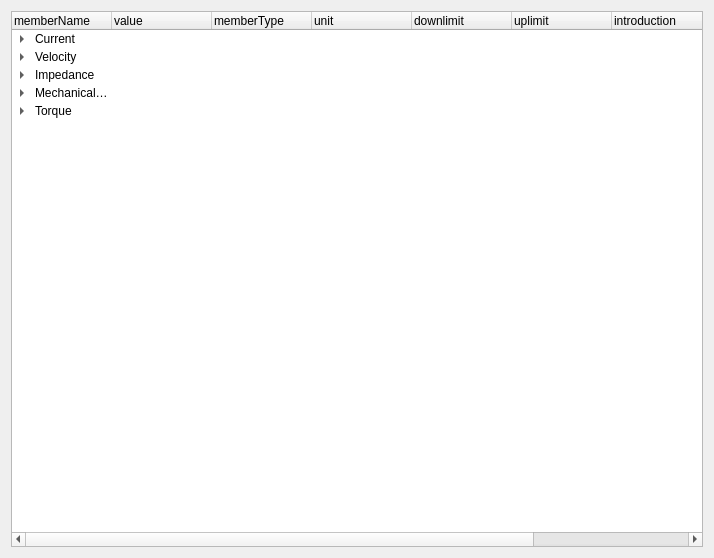
<?xml version="1.0" encoding="UTF-8"?>
<ui version="4.0">
 <class>Form</class>
 <widget class="QWidget" name="Form">
  <property name="geometry">
   <rect>
    <x>0</x>
    <y>0</y>
    <width>714</width>
    <height>558</height>
   </rect>
  </property>
  <property name="windowTitle">
   <string>Form</string>
  </property>
  <layout class="QVBoxLayout" name="verticalLayout">
   <item>
    <widget class="QTreeWidget" name="treeWidget">
     <column>
      <property name="text">
       <string>memberName</string>
      </property>
     </column>
     <column>
      <property name="text">
       <string>value</string>
      </property>
     </column>
     <column>
      <property name="text">
       <string>memberType</string>
      </property>
     </column>
     <column>
      <property name="text">
       <string>unit</string>
      </property>
     </column>
     <column>
      <property name="text">
       <string>downlimit</string>
      </property>
     </column>
     <column>
      <property name="text">
       <string>uplimit</string>
      </property>
     </column>
     <column>
      <property name="text">
       <string>introduction</string>
      </property>
     </column>
     <column>
      <property name="text">
       <string>framAddr</string>
      </property>
     </column>
     <column>
      <property name="text">
       <string>chineseName</string>
      </property>
     </column>
     <item>
      <property name="text">
       <string>Current</string>
      </property>
      <property name="text">
       <string/>
      </property>
      <property name="text">
       <string/>
      </property>
      <property name="text">
       <string/>
      </property>
      <property name="text">
       <string/>
      </property>
      <property name="text">
       <string/>
      </property>
      <property name="text">
       <string/>
      </property>
      <property name="text">
       <string/>
      </property>
      <property name="text">
       <string>电流</string>
      </property>
      <item>
       <property name="text">
        <string>gSevDrv.sev_obj.cur.mot.Imax_1</string>
       </property>
       <property name="text">
        <string>1.7</string>
       </property>
       <property name="text">
        <string>Uint16</string>
       </property>
       <property name="text">
        <string>A</string>
       </property>
       <property name="text">
        <string>0</string>
       </property>
       <property name="text">
        <string>0</string>
       </property>
       <property name="text">
        <string>NULL</string>
       </property>
       <property name="text">
        <string>101</string>
       </property>
       <property name="text">
        <string>峰值电流</string>
       </property>
      </item>
      <item>
       <property name="text">
        <string>gSevDrv.sev_obj.cur.mot.Irat_1</string>
       </property>
       <property name="text">
        <string>10</string>
       </property>
       <property name="text">
        <string>Uint16</string>
       </property>
       <property name="text">
        <string>A</string>
       </property>
       <property name="text">
        <string>0</string>
       </property>
       <property name="text">
        <string>0</string>
       </property>
       <property name="text">
        <string>NULL</string>
       </property>
       <property name="text">
        <string>100</string>
       </property>
       <property name="text">
        <string>额定电流</string>
       </property>
      </item>
     </item>
     <item>
      <property name="text">
       <string>Velocity</string>
      </property>
      <property name="text">
       <string/>
      </property>
      <property name="text">
       <string/>
      </property>
      <property name="text">
       <string/>
      </property>
      <property name="text">
       <string/>
      </property>
      <property name="text">
       <string/>
      </property>
      <property name="text">
       <string/>
      </property>
      <property name="text">
       <string/>
      </property>
      <property name="text">
       <string>速度</string>
      </property>
      <item>
       <property name="text">
        <string>gSevDrv.sev_obj.cur.mot.Sct_1</string>
       </property>
       <property name="text">
        <string>3000</string>
       </property>
       <property name="text">
        <string>Uint16</string>
       </property>
       <property name="text">
        <string>rpm</string>
       </property>
       <property name="text">
        <string>0</string>
       </property>
       <property name="text">
        <string>0</string>
       </property>
       <property name="text">
        <string>NULL</string>
       </property>
       <property name="text">
        <string>102</string>
       </property>
       <property name="text">
        <string>额定转速</string>
       </property>
      </item>
      <item>
       <property name="text">
        <string>gSevDrv.sev_obj.cur.mot.Srat_1</string>
       </property>
       <property name="text">
        <string>200</string>
       </property>
       <property name="text">
        <string>Uint16</string>
       </property>
       <property name="text">
        <string>%</string>
       </property>
       <property name="text">
        <string>0</string>
       </property>
       <property name="text">
        <string>0</string>
       </property>
       <property name="text">
        <string>NULL</string>
       </property>
       <property name="text">
        <string>103</string>
       </property>
       <property name="text">
        <string>过速百分比</string>
       </property>
      </item>
      <item>
       <property name="text">
        <string>gSevDrv.sev_obj.cur.mot.Nos_1</string>
       </property>
       <property name="text">
        <string>5000</string>
       </property>
       <property name="text">
        <string>Uint16</string>
       </property>
       <property name="text">
        <string>rpm</string>
       </property>
       <property name="text">
        <string>0</string>
       </property>
       <property name="text">
        <string>0</string>
       </property>
       <property name="text">
        <string>NULL</string>
       </property>
       <property name="text">
        <string>104</string>
       </property>
       <property name="text">
        <string>最大转速</string>
       </property>
      </item>
     </item>
     <item>
      <property name="text">
       <string>Impedance</string>
      </property>
      <property name="text">
       <string/>
      </property>
      <property name="text">
       <string/>
      </property>
      <property name="text">
       <string/>
      </property>
      <property name="text">
       <string/>
      </property>
      <property name="text">
       <string/>
      </property>
      <property name="text">
       <string/>
      </property>
      <property name="text">
       <string/>
      </property>
      <property name="text">
       <string>阻抗</string>
      </property>
      <item>
       <property name="text">
        <string>gSevDrv.sev_obj.cur.mot.Rm_1</string>
       </property>
       <property name="text">
        <string>3.5</string>
       </property>
       <property name="text">
        <string>Uint16</string>
       </property>
       <property name="text">
        <string>Ohm	</string>
       </property>
       <property name="text">
        <string>0</string>
       </property>
       <property name="text">
        <string>0</string>
       </property>
       <property name="text">
        <string>NULL</string>
       </property>
       <property name="text">
        <string>112</string>
       </property>
       <property name="text">
        <string>绕线电阻</string>
       </property>
      </item>
      <item>
       <property name="text">
        <string>gSevDrv.sev_obj.cur.mot.Ldm_1</string>
       </property>
       <property name="text">
        <string>12</string>
       </property>
       <property name="text">
        <string>Uint16</string>
       </property>
       <property name="text">
        <string>mH</string>
       </property>
       <property name="text">
        <string>0</string>
       </property>
       <property name="text">
        <string>0</string>
       </property>
       <property name="text">
        <string>NULL</string>
       </property>
       <property name="text">
        <string>110</string>
       </property>
       <property name="text">
        <string>d轴电感</string>
       </property>
      </item>
      <item>
       <property name="text">
        <string>gSevDrv.sev_obj.cur.mot.Lqm_1</string>
       </property>
       <property name="text">
        <string>12</string>
       </property>
       <property name="text">
        <string>Uint16</string>
       </property>
       <property name="text">
        <string>mH</string>
       </property>
       <property name="text">
        <string>0</string>
       </property>
       <property name="text">
        <string>0</string>
       </property>
       <property name="text">
        <string>NULL</string>
       </property>
       <property name="text">
        <string>111</string>
       </property>
       <property name="text">
        <string>q轴电感</string>
       </property>
      </item>
     </item>
     <item>
      <property name="text">
       <string>MechanicalParameter</string>
      </property>
      <property name="text">
       <string/>
      </property>
      <property name="text">
       <string/>
      </property>
      <property name="text">
       <string/>
      </property>
      <property name="text">
       <string/>
      </property>
      <property name="text">
       <string/>
      </property>
      <property name="text">
       <string/>
      </property>
      <property name="text">
       <string/>
      </property>
      <property name="text">
       <string>机械参数</string>
      </property>
      <item>
       <property name="text">
        <string>gSevDrv.sev_obj.cur.mot.Jm_1</string>
       </property>
       <property name="text">
        <string>28</string>
       </property>
       <property name="text">
        <string>Uint32</string>
       </property>
       <property name="text">
        <string>10^-6.kg.m^2</string>
       </property>
       <property name="text">
        <string>0</string>
       </property>
       <property name="text">
        <string>0</string>
       </property>
       <property name="text">
        <string>NULL</string>
       </property>
       <property name="text">
        <string>114</string>
       </property>
       <property name="text">
        <string>电机转动惯量</string>
       </property>
      </item>
      <item>
       <property name="text">
        <string>gSevDrv.sev_obj.cur.mot.Jrat_1</string>
       </property>
       <property name="text">
        <string>0</string>
       </property>
       <property name="text">
        <string>Uint16</string>
       </property>
       <property name="text">
        <string>%</string>
       </property>
       <property name="text">
        <string>0</string>
       </property>
       <property name="text">
        <string>0</string>
       </property>
       <property name="text">
        <string>NULL</string>
       </property>
       <property name="text">
        <string>116</string>
       </property>
       <property name="text">
        <string>惯量比</string>
       </property>
      </item>
      <item>
       <property name="text">
        <string>gSevDrv.sev_obj.cur.mot.Fm_1</string>
       </property>
       <property name="text">
        <string>0</string>
       </property>
       <property name="text">
        <string>Uint16</string>
       </property>
       <property name="text">
        <string>10^-4.N.m/(rad/s)</string>
       </property>
       <property name="text">
        <string>0</string>
       </property>
       <property name="text">
        <string>0</string>
       </property>
       <property name="text">
        <string>NULL</string>
       </property>
       <property name="text">
        <string>117</string>
       </property>
       <property name="text">
        <string>摩擦系数</string>
       </property>
      </item>
      <item>
       <property name="text">
        <string>gSevDrv.sev_obj.cur.mot.PPN_1</string>
       </property>
       <property name="text">
        <string>4</string>
       </property>
       <property name="text">
        <string>Uint16</string>
       </property>
       <property name="text">
        <string>对</string>
       </property>
       <property name="text">
        <string>0</string>
       </property>
       <property name="text">
        <string>0</string>
       </property>
       <property name="text">
        <string>NULL</string>
       </property>
       <property name="text">
        <string>106</string>
       </property>
       <property name="text">
        <string>极对数</string>
       </property>
      </item>
     </item>
     <item>
      <property name="text">
       <string>Torque</string>
      </property>
      <property name="text">
       <string/>
      </property>
      <property name="text">
       <string/>
      </property>
      <property name="text">
       <string/>
      </property>
      <property name="text">
       <string/>
      </property>
      <property name="text">
       <string/>
      </property>
      <property name="text">
       <string/>
      </property>
      <property name="text">
       <string/>
      </property>
      <property name="text">
       <string>力矩参数</string>
      </property>
      <item>
       <property name="text">
        <string>gSevDrv.sev_obj.cur.mot.Tqr_1</string>
       </property>
       <property name="text">
        <string>1.3</string>
       </property>
       <property name="text">
        <string>Uint16</string>
       </property>
       <property name="text">
        <string>N.m</string>
       </property>
       <property name="text">
        <string>0</string>
       </property>
       <property name="text">
        <string>0</string>
       </property>
       <property name="text">
        <string>NULL</string>
       </property>
       <property name="text">
        <string>105</string>
       </property>
       <property name="text">
        <string>额定转矩</string>
       </property>
      </item>
      <item>
       <property name="text">
        <string>gSevDrv.sev_obj.cur.mot.PHIm_1</string>
       </property>
       <property name="text">
        <string>20</string>
       </property>
       <property name="text">
        <string>Uint16</string>
       </property>
       <property name="text">
        <string>mV/rpm</string>
       </property>
       <property name="text">
        <string>0</string>
       </property>
       <property name="text">
        <string>0</string>
       </property>
       <property name="text">
        <string>NULL</string>
       </property>
       <property name="text">
        <string>108</string>
       </property>
       <property name="text">
        <string>反电动势系数</string>
       </property>
      </item>
      <item>
       <property name="text">
        <string>gSevDrv.sev_obj.cur.mot.Vmax_1</string>
       </property>
       <property name="text">
        <string>150</string>
       </property>
       <property name="text">
        <string>Uint16</string>
       </property>
       <property name="text">
        <string>V</string>
       </property>
       <property name="text">
        <string>0</string>
       </property>
       <property name="text">
        <string>0</string>
       </property>
       <property name="text">
        <string>NULL</string>
       </property>
       <property name="text">
        <string>107</string>
       </property>
       <property name="text">
        <string>最大电压</string>
       </property>
      </item>
     </item>
    </widget>
   </item>
  </layout>
 </widget>
 <resources/>
 <connections/>
</ui>
